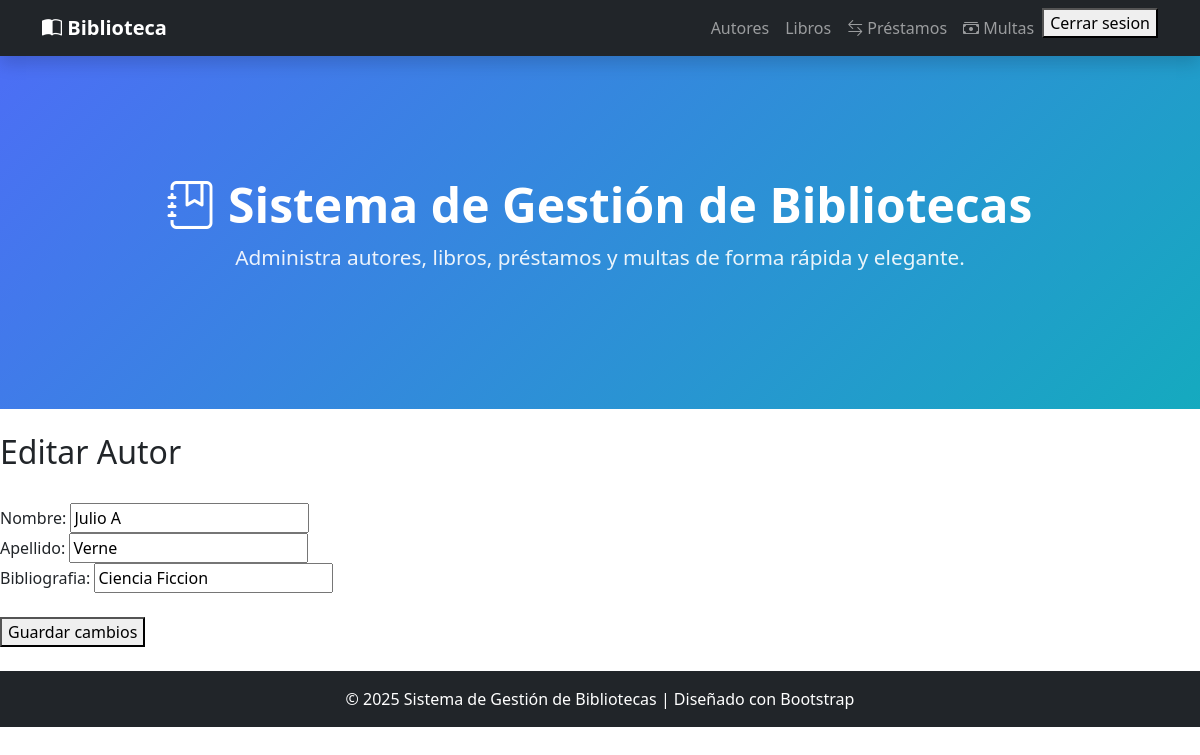
Screenshot of /autores/1/editar/ (signed in) with the database file from the repository.
### gestion/models.py (models this page shows, shortened)
class Autor(models.Model):
    nombre = models.CharField(max_length=50)
    apellido = models.CharField(max_length=50)
    bibliografia = models.CharField(max_length=200,blank=True, null=True)

### gestion/views.py (the view, shortened to what this page needs)
# urls.py: path('autores/<int:id>/editar/',crear_autor, name="editar_autores"),
@login_required
def crear_autor(request, id=None):
    if id == None:
        autor = None
        modo = 'Crear'
    else:
        autor = get_object_or_404(Autor, id=id)
        modo = 'Editar'
    context = {'autor':autor,
               'titulo':'Editar Autor'if modo == 'Editar' else 'Crear Autor',
               'texto_boton': 'Guardar cambios' if modo == 'Editar' else 'Crear'}
    return render(request, 'gestion/templates/crear_autores.html', context)

### gestion/templates/crear_autores.html (shortened to what this page needs)
{% extends "index.html" %}
{% block contenido %}
<br/>
<h2> {{titulo}} </h2>
<br/>
<form method="POST">
    <label for = "id_nombre" name="nombre"> Nombre: </label>
    <input type="text" id="id_nombre" name="nombre" value ="{{autor.nombre | default_if_none:""}}" required> <br/>
    <label for = "id_apellido" name="apellido"> Apellido: </label>
    <input type="text" id="id_apellido" name="apellido" value ="{{autor.apellido | default_if_none:""}}" required> <br/>
    <label for = "id_bibliografia" name="bibliografia"> Bibliografia: </label>
    <input type="text" id="id_bibliografia" name="bibliografia" value ="{{autor.bibliografia | default_if_none:""}}" required> <br/>
<br/>
    <button type="submit">{{ texto_boton }}</button>
    <br/>
</form>
{% endblock %}

### rows the page displays
Autor: nombre "Julio A", apellido "Verne", bibliografia "Ciencia Ficcion"

### other values shown
{{ titulo }} "Editar Autor"
{{ texto_boton }} "Guardar cambios"
